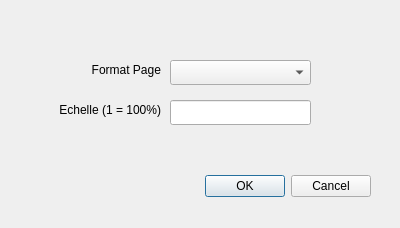
<?xml version="1.0" encoding="UTF-8"?>
<ui version="4.0">
 <class>DialogNouveau</class>
 <widget class="QDialog" name="DialogNouveau">
  <property name="windowModality">
   <enum>Qt::ApplicationModal</enum>
  </property>
  <property name="geometry">
   <rect>
    <x>0</x>
    <y>0</y>
    <width>400</width>
    <height>228</height>
   </rect>
  </property>
  <property name="windowTitle">
   <string>Paramètres</string>
  </property>
  <property name="modal">
   <bool>true</bool>
  </property>
  <widget class="QDialogButtonBox" name="buttonBox">
   <property name="geometry">
    <rect>
     <x>30</x>
     <y>170</y>
     <width>341</width>
     <height>32</height>
    </rect>
   </property>
   <property name="orientation">
    <enum>Qt::Horizontal</enum>
   </property>
   <property name="standardButtons">
    <set>QDialogButtonBox::Cancel|QDialogButtonBox::Ok</set>
   </property>
  </widget>
  <widget class="QComboBox" name="comboBox_FormatPage">
   <property name="geometry">
    <rect>
     <x>170</x>
     <y>60</y>
     <width>141</width>
     <height>25</height>
    </rect>
   </property>
  </widget>
  <widget class="QLabel" name="label">
   <property name="geometry">
    <rect>
     <x>50</x>
     <y>60</y>
     <width>111</width>
     <height>20</height>
    </rect>
   </property>
   <property name="text">
    <string>Format Page</string>
   </property>
   <property name="alignment">
    <set>Qt::AlignRight|Qt::AlignTrailing|Qt::AlignVCenter</set>
   </property>
  </widget>
  <widget class="QLabel" name="label_2">
   <property name="geometry">
    <rect>
     <x>50</x>
     <y>100</y>
     <width>111</width>
     <height>20</height>
    </rect>
   </property>
   <property name="text">
    <string>Echelle (1 = 100%)</string>
   </property>
   <property name="alignment">
    <set>Qt::AlignRight|Qt::AlignTrailing|Qt::AlignVCenter</set>
   </property>
  </widget>
  <widget class="QLineEdit" name="lineEdit_Echelle">
   <property name="geometry">
    <rect>
     <x>170</x>
     <y>100</y>
     <width>141</width>
     <height>25</height>
    </rect>
   </property>
  </widget>
 </widget>
 <resources/>
 <connections>
  <connection>
   <sender>buttonBox</sender>
   <signal>accepted()</signal>
   <receiver>DialogNouveau</receiver>
   <slot>accept()</slot>
   <hints>
    <hint type="sourcelabel">
     <x>248</x>
     <y>254</y>
    </hint>
    <hint type="destinationlabel">
     <x>157</x>
     <y>274</y>
    </hint>
   </hints>
  </connection>
  <connection>
   <sender>buttonBox</sender>
   <signal>rejected()</signal>
   <receiver>DialogNouveau</receiver>
   <slot>reject()</slot>
   <hints>
    <hint type="sourcelabel">
     <x>316</x>
     <y>260</y>
    </hint>
    <hint type="destinationlabel">
     <x>286</x>
     <y>274</y>
    </hint>
   </hints>
  </connection>
 </connections>
</ui>
